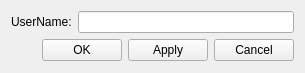
<?xml version="1.0" encoding="UTF-8"?>
<ui version="4.0">
    <class>SettingForm</class>
    <widget class="QWidget" name="SettingForm">
        <property name="geometry">
            <rect>
                <x>0</x>
                <y>0</y>
                <width>305</width>
                <height>73</height>
            </rect>
        </property>
        <property name="windowTitle">
            <string>Form</string>
        </property>
        <layout class="QVBoxLayout" name="verticalLayout">
            <item>
                <layout class="QHBoxLayout" name="horizontalLayout_2">
                    <item>
                        <widget class="QLabel" name="label">
                            <property name="text">
                                <string>UserName:</string>
                            </property>
                        </widget>
                    </item>
                    <item>
                        <widget class="QLineEdit" name="userNameLineEdit"/>
                    </item>
                </layout>
            </item>
            <item>
                <layout class="QHBoxLayout" name="horizontalLayout_3">
                    <item>
                        <spacer name="horizontalSpacer">
                            <property name="orientation">
                                <enum>Qt::Horizontal</enum>
                            </property>
                            <property name="sizeHint" stdset="0">
                                <size>
                                    <width>40</width>
                                    <height>20</height>
                                </size>
                            </property>
                        </spacer>
                    </item>
                    <item>
                        <layout class="QHBoxLayout" name="horizontalLayout">
                            <item>
                                <widget class="QPushButton" name="okButton">
                                    <property name="text">
                                        <string>OK</string>
                                    </property>
                                </widget>
                            </item>
                            <item>
                                <widget class="QPushButton" name="applyButton">
                                    <property name="text">
                                        <string>Apply</string>
                                    </property>
                                </widget>
                            </item>
                            <item>
                                <widget class="QPushButton" name="cancelButton">
                                    <property name="text">
                                        <string>Cancel</string>
                                    </property>
                                </widget>
                            </item>
                        </layout>
                    </item>
                </layout>
            </item>
        </layout>
    </widget>
    <resources/>
    <connections/>
</ui>
